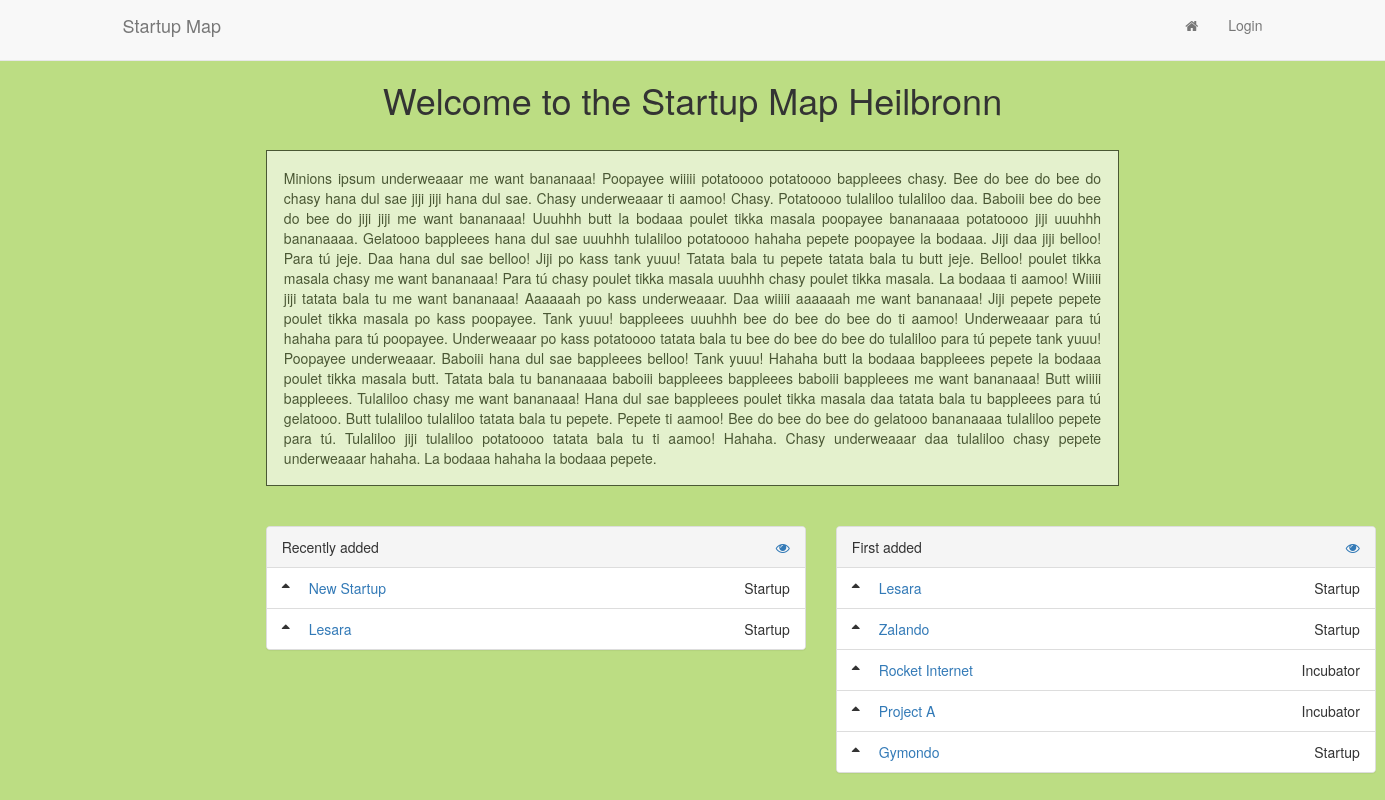
The page / on the database its author committed.
### core/models.py (models this page shows, shortened)
class Startup(models.Model):
	title = models.CharField(max_length=300)
	description = models.TextField(max_length=1000, null=True, blank=True)
	address = models.TextField(null=True, blank=True)
	location = GeopositionField(null=True, blank=True)
	category = models.IntegerField(choices=CATEGORY_CHOICES, null=True)
	created_on = models.DateTimeField(auto_now_add=True, editable=False)
	submitter = models.ForeignKey(User)

### core/views.py (the view)
# urls.py: url(r'^$', coreviews.LandingView.as_view()),
class LandingView(TemplateView):
	template_name = "base/index.html"
	def get_context_data(self, **kwargs):
		context = super(LandingView, self).get_context_data(**kwargs)
		latest_all = coremodels.Startup.objects.all().order_by('created_on')
		latest_startup = coremodels.Startup.objects.all().order_by('created_on')
		context['last_ones'] = latest_all.reverse()[:2]
		context['latest_startup'] = latest_startup[:5]
		return context

### templates/base/index.html (shortened to what this page needs)
{% extends "base/theme.html" %}
{% block newbg %}
<div class="alpha60">
{% endblock %}
{% block main_content %}
<h1 class="text-center">Welcome to the Startup Map Heilbronn</h1>
<div class="transbox">
	<p class="text-justify">Minions ipsum underweaaar me want bananaaa! Poopayee wiiiii potatoooo potatoooo bappleees chasy. Bee do bee do bee do chasy hana dul sae jiji jiji hana dul sae. Chasy underweaaar ti aamoo! Chasy. Potatoooo tulaliloo tulaliloo daa. Baboiii bee do bee do bee do jiji jiji me want bananaaa! Uuuhhh butt la bodaaa poulet tikka masala poopayee bananaaaa potatoooo jiji uuuhhh bananaaaa. Gelatooo bappleees hana dul sae uuuhhh tulaliloo potatoooo hahaha pepete poopayee la bodaaa. Jiji daa jiji belloo! Para tú jeje. Daa hana dul sae belloo! Jiji po kass tank yuuu! Tatata bala tu pepete tatata bala tu butt jeje. Belloo! poulet tikka masala chasy me want bananaaa! Para tú chasy poulet tikka masala uuuhhh chasy poulet tikka masala. La bodaaa ti aamoo! Wiiiii jiji tatata bala tu me want bananaaa! Aaaaaah po kass underweaaar. Daa wiiiii aaaaaah me want bananaaa! Jiji pepete pepete poulet tikka masala po kass poopayee. Tank yuuu! bappleees uuuhhh bee do bee do bee do ti aamoo! Underweaaar para tú hahaha para tú poopayee. Underweaaar po kass potatoooo tatata bala tu bee do bee do bee do tulaliloo para tú pepete tank yuuu! Poopayee underweaaar. Baboiii hana dul sae bappleees belloo! Tank yuuu! Hahaha butt la bodaaa bappleees pepete la bodaaa poulet tikka masala butt. Tatata bala tu bananaaaa baboiii bappleees bappleees baboiii bappleees me want bananaaa! Butt wiiiii bappleees. Tulaliloo chasy me want bananaaa! Hana dul sae bappleees poulet tikka masala daa tatata bala tu bappleees para tú gelatooo. Butt tulaliloo tulaliloo tatata bala tu pepete. Pepete ti aamoo! Bee do bee do bee do gelatooo bananaaaa tulaliloo pepete para tú. Tulaliloo jiji tulaliloo potatoooo tatata bala tu ti aamoo! Hahaha. Chasy underweaaar daa tulaliloo chasy pepete underweaaar hahaha. La bodaaa hahaha la bodaaa pepete. </p>
</div>
{% include 'base/showlatest.html' %}
{% endblock %}

### templates/base/showlatest.html
	<div class="container">
		<div class="col-md-6">
			<div class="panel panel-default">
				<div class="panel-heading">Recently added
					<span class="indexed_categoryview">
						<a href="{% url 'startup_list' %}">
							<i class="fa fa-eye"></i>
						</a>
					</span>
				</div>
					<ul class="list-group">
		    		{% for startup in last_ones %}
		    			<li class="list-group-item">
		    				<i class="fa fa-sort-asc"></i>
		        			<a href="{% url 'startup_detail' pk=startup.id %}" class="indexed_linkview">{{ startup.title }}</a>
		        			<p class="indexed_categoryview"> {{ startup.get_category_display }}</p>
		        		</li>
		    		{% endfor %}
		    		</ul>
				</div>
			</div>
		<div class="col-md-6">
			<div class="panel panel-default">
				<div class="panel-heading">First added
					<span class="indexed_categoryview">
						<a href="{% url 'startup_list' %}">
							<i class="fa fa-eye"></i>
						</a>
					</span>
				</div>
					<ul class="list-group">
		    		{% for startup in latest_startup %}
		    			<li class="list-group-item">
		    				<i class="fa fa-sort-asc"></i>
		        			<a href="{% url 'startup_detail' pk=startup.id %}" class="indexed_linkview">{{ startup.title }}</a>
		        			<p class="indexed_categoryview"> {{ startup.get_category_display }}</p>
		        		</li>
		    		{% endfor %}
		    		</ul>
				</div>
			</div>
		</div>

### static/css/custom.css (style rules this page uses)
.alpha60 { background: rgb(0,0,0); background: rgba(144, 198, 49, 0.6); position: absolute; top: 0; left: 0; height: 100%; width:100%; }
.transbox { margin: 30px; background-color: #ffffff; border: 1px solid black; opacity: 0.6; filter: alpha(opacity=60); }
.transbox p { margin: 2%; color: #000000; }
.indexed_linkview { padding-left: 15px; }
.indexed_categoryview { float: right; margin: 0px; }

### rows shown on the page
Startup: title "New Startup", category "Startup"
Startup: title "Lesara", category "Startup"
Startup: title "Zalando", category "Startup"
Startup: title "Rocket Internet", category "Incubator"
Startup: title "Project A", category "Incubator"
Startup: title "Gymondo", category "Startup"
